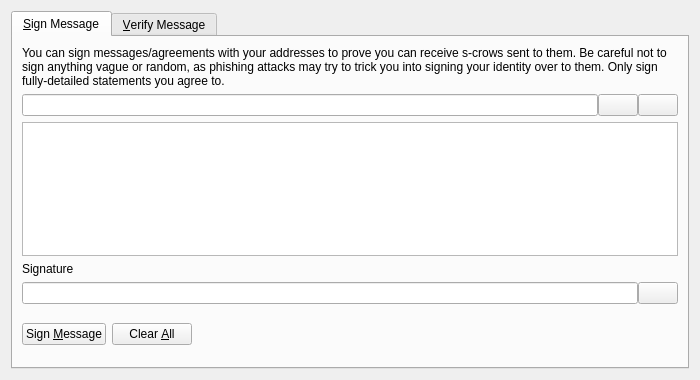
<?xml version="1.0" encoding="UTF-8"?>
<ui version="4.0">
 <class>SignVerifyMessageDialog</class>
 <widget class="QDialog" name="SignVerifyMessageDialog">
  <property name="geometry">
   <rect>
    <x>0</x>
    <y>0</y>
    <width>700</width>
    <height>380</height>
   </rect>
  </property>
  <property name="windowTitle">
   <string>Signatures - Sign / Verify a Message</string>
  </property>
  <property name="modal">
   <bool>true</bool>
  </property>
  <layout class="QVBoxLayout" name="verticalLayout">
   <item>
    <widget class="QTabWidget" name="tabWidget">
     <property name="currentIndex">
      <number>0</number>
     </property>
     <widget class="QWidget" name="tabSignMessage">
      <attribute name="title">
       <string>&amp;Sign Message</string>
      </attribute>
      <layout class="QVBoxLayout" name="verticalLayout_SM">
       <item>
        <widget class="QLabel" name="infoLabel_SM">
         <property name="text">
          <string>You can sign messages/agreements with your addresses to prove you can receive s-crows sent to them. Be careful not to sign anything vague or random, as phishing attacks may try to trick you into signing your identity over to them. Only sign fully-detailed statements you agree to.</string>
         </property>
         <property name="textFormat">
          <enum>Qt::PlainText</enum>
         </property>
         <property name="wordWrap">
          <bool>true</bool>
         </property>
        </widget>
       </item>
       <item>
        <layout class="QHBoxLayout" name="horizontalLayout_1_SM">
         <property name="spacing">
          <number>0</number>
         </property>
         <item>
          <widget class="QValidatedLineEdit" name="addressIn_SM">
           <property name="toolTip">
            <string>The s-CROW address to sign the message with</string>
           </property>
          </widget>
         </item>
         <item>
          <widget class="QPushButton" name="addressBookButton_SM">
           <property name="toolTip">
            <string>Choose previously used address</string>
           </property>
           <property name="text">
            <string/>
           </property>
           <property name="icon">
            <iconset resource="../bitcoin.qrc">
             <normaloff>:/icons/address-book</normaloff>:/icons/address-book</iconset>
           </property>
           <property name="shortcut">
            <string>Alt+A</string>
           </property>
           <property name="autoDefault">
            <bool>false</bool>
           </property>
          </widget>
         </item>
         <item>
          <widget class="QPushButton" name="pasteButton_SM">
           <property name="toolTip">
            <string>Paste address from clipboard</string>
           </property>
           <property name="text">
            <string/>
           </property>
           <property name="icon">
            <iconset resource="../bitcoin.qrc">
             <normaloff>:/icons/editpaste</normaloff>:/icons/editpaste</iconset>
           </property>
           <property name="shortcut">
            <string>Alt+P</string>
           </property>
           <property name="autoDefault">
            <bool>false</bool>
           </property>
          </widget>
         </item>
        </layout>
       </item>
       <item>
        <widget class="QPlainTextEdit" name="messageIn_SM">
         <property name="toolTip">
          <string>Enter the message you want to sign here</string>
         </property>
        </widget>
       </item>
       <item>
        <widget class="QLabel" name="signatureLabel_SM">
         <property name="text">
          <string>Signature</string>
         </property>
         <property name="textFormat">
          <enum>Qt::PlainText</enum>
         </property>
        </widget>
       </item>
       <item>
        <layout class="QHBoxLayout" name="horizontalLayout_2_SM">
         <property name="spacing">
          <number>0</number>
         </property>
         <item>
          <widget class="QLineEdit" name="signatureOut_SM">
           <property name="font">
            <font>
             <italic>true</italic>
            </font>
           </property>
           <property name="readOnly">
            <bool>true</bool>
           </property>
          </widget>
         </item>
         <item>
          <widget class="QPushButton" name="copySignatureButton_SM">
           <property name="toolTip">
            <string>Copy the current signature to the system clipboard</string>
           </property>
           <property name="text">
            <string/>
           </property>
           <property name="icon">
            <iconset resource="../bitcoin.qrc">
             <normaloff>:/icons/editcopy</normaloff>:/icons/editcopy</iconset>
           </property>
           <property name="autoDefault">
            <bool>false</bool>
           </property>
          </widget>
         </item>
        </layout>
       </item>
       <item>
        <layout class="QHBoxLayout" name="horizontalLayout_3_SM">
         <item>
          <widget class="QPushButton" name="signMessageButton_SM">
           <property name="toolTip">
            <string>Sign the message to prove you own this s-CROW address</string>
           </property>
           <property name="text">
            <string>Sign &amp;Message</string>
           </property>
           <property name="icon">
            <iconset resource="../bitcoin.qrc">
             <normaloff>:/icons/edit</normaloff>:/icons/edit</iconset>
           </property>
           <property name="autoDefault">
            <bool>false</bool>
           </property>
          </widget>
         </item>
         <item>
          <widget class="QPushButton" name="clearButton_SM">
           <property name="toolTip">
            <string>Reset all sign message fields</string>
           </property>
           <property name="text">
            <string>Clear &amp;All</string>
           </property>
           <property name="icon">
            <iconset resource="../bitcoin.qrc">
             <normaloff>:/icons/remove</normaloff>:/icons/remove</iconset>
           </property>
           <property name="autoDefault">
            <bool>false</bool>
           </property>
          </widget>
         </item>
         <item>
          <spacer name="horizontalSpacer_1_SM">
           <property name="orientation">
            <enum>Qt::Horizontal</enum>
           </property>
           <property name="sizeHint" stdset="0">
            <size>
             <width>40</width>
             <height>48</height>
            </size>
           </property>
          </spacer>
         </item>
         <item>
          <widget class="QLabel" name="statusLabel_SM">
           <property name="font">
            <font>
             <weight>75</weight>
             <bold>true</bold>
            </font>
           </property>
           <property name="text">
            <string/>
           </property>
           <property name="wordWrap">
            <bool>true</bool>
           </property>
          </widget>
         </item>
         <item>
          <spacer name="horizontalSpacer_2_SM">
           <property name="orientation">
            <enum>Qt::Horizontal</enum>
           </property>
           <property name="sizeHint" stdset="0">
            <size>
             <width>40</width>
             <height>48</height>
            </size>
           </property>
          </spacer>
         </item>
        </layout>
       </item>
      </layout>
     </widget>
     <widget class="QWidget" name="tabVerifyMessage">
      <attribute name="title">
       <string>&amp;Verify Message</string>
      </attribute>
      <layout class="QVBoxLayout" name="verticalLayout_VM">
       <item>
        <widget class="QLabel" name="infoLabel_VM">
         <property name="text">
          <string>Enter the receiver's address, message (ensure you copy line breaks, spaces, tabs, etc. exactly) and signature below to verify the message. Be careful not to read more into the signature than what is in the signed message itself, to avoid being tricked by a man-in-the-middle attack. Note that this only proves the signing party receives with the address, it cannot prove sendership of any transaction!</string>
         </property>
         <property name="textFormat">
          <enum>Qt::PlainText</enum>
         </property>
         <property name="alignment">
          <set>Qt::AlignLeading|Qt::AlignLeft|Qt::AlignTop</set>
         </property>
         <property name="wordWrap">
          <bool>true</bool>
         </property>
        </widget>
       </item>
       <item>
        <layout class="QHBoxLayout" name="horizontalLayout_1_VM">
         <property name="spacing">
          <number>0</number>
         </property>
         <item>
          <widget class="QValidatedLineEdit" name="addressIn_VM">
           <property name="toolTip">
            <string>The s-CROW address the message was signed with</string>
           </property>
          </widget>
         </item>
         <item>
          <widget class="QPushButton" name="addressBookButton_VM">
           <property name="toolTip">
            <string>Choose previously used address</string>
           </property>
           <property name="text">
            <string/>
           </property>
           <property name="icon">
            <iconset resource="../bitcoin.qrc">
             <normaloff>:/icons/address-book</normaloff>:/icons/address-book</iconset>
           </property>
           <property name="shortcut">
            <string>Alt+A</string>
           </property>
           <property name="autoDefault">
            <bool>false</bool>
           </property>
          </widget>
         </item>
        </layout>
       </item>
       <item>
        <widget class="QPlainTextEdit" name="messageIn_VM"/>
       </item>
       <item>
        <widget class="QValidatedLineEdit" name="signatureIn_VM"/>
       </item>
       <item>
        <layout class="QHBoxLayout" name="horizontalLayout_2_VM">
         <item>
          <widget class="QPushButton" name="verifyMessageButton_VM">
           <property name="toolTip">
            <string>Verify the message to ensure it was signed with the specified s-CROW address</string>
           </property>
           <property name="text">
            <string>Verify &amp;Message</string>
           </property>
           <property name="icon">
            <iconset resource="../bitcoin.qrc">
             <normaloff>:/icons/transaction_0</normaloff>:/icons/transaction_0</iconset>
           </property>
           <property name="autoDefault">
            <bool>false</bool>
           </property>
          </widget>
         </item>
         <item>
          <widget class="QPushButton" name="clearButton_VM">
           <property name="toolTip">
            <string>Reset all verify message fields</string>
           </property>
           <property name="text">
            <string>Clear &amp;All</string>
           </property>
           <property name="icon">
            <iconset resource="../bitcoin.qrc">
             <normaloff>:/icons/remove</normaloff>:/icons/remove</iconset>
           </property>
           <property name="autoDefault">
            <bool>false</bool>
           </property>
          </widget>
         </item>
         <item>
          <spacer name="horizontalSpacer_1_VM">
           <property name="orientation">
            <enum>Qt::Horizontal</enum>
           </property>
           <property name="sizeHint" stdset="0">
            <size>
             <width>40</width>
             <height>48</height>
            </size>
           </property>
          </spacer>
         </item>
         <item>
          <widget class="QLabel" name="statusLabel_VM">
           <property name="font">
            <font>
             <weight>75</weight>
             <bold>true</bold>
            </font>
           </property>
           <property name="text">
            <string/>
           </property>
           <property name="wordWrap">
            <bool>true</bool>
           </property>
          </widget>
         </item>
         <item>
          <spacer name="horizontalSpacer_2_VM">
           <property name="orientation">
            <enum>Qt::Horizontal</enum>
           </property>
           <property name="sizeHint" stdset="0">
            <size>
             <width>40</width>
             <height>48</height>
            </size>
           </property>
          </spacer>
         </item>
        </layout>
       </item>
      </layout>
     </widget>
    </widget>
   </item>
  </layout>
 </widget>
 <customwidgets>
  <customwidget>
   <class>QValidatedLineEdit</class>
   <extends>QLineEdit</extends>
   <header>qvalidatedlineedit.h</header>
  </customwidget>
 </customwidgets>
 <resources>
  <include location="../bitcoin.qrc"/>
 </resources>
 <connections/>
</ui>
